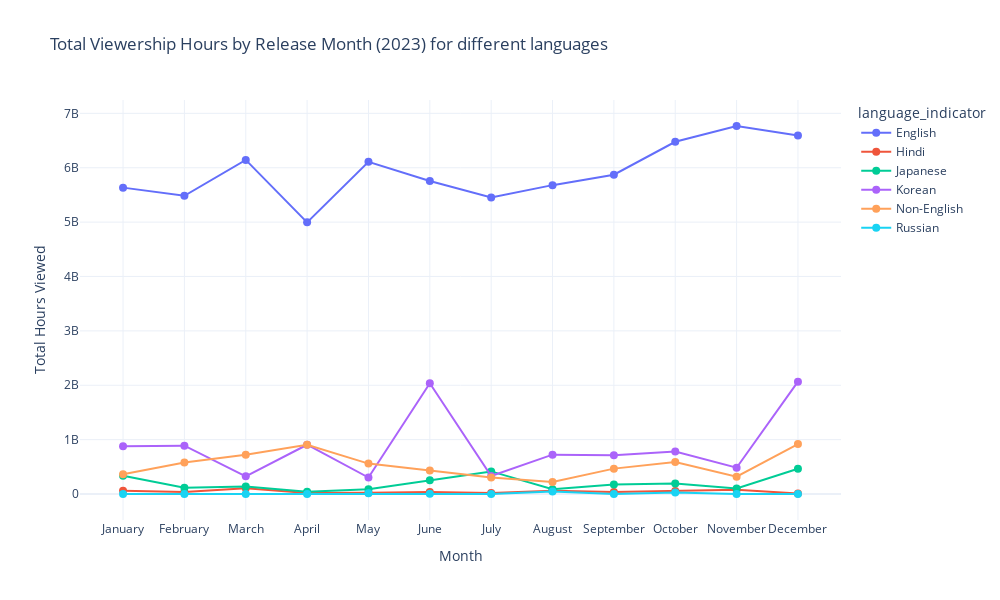

The cell this chart's notebook holds for it:
### Markdown cell above
<strong><u>Insights:</u></strong>

Shows follow the overall trend, while movies do not.

Let us see what language viewers are watching each month

### Code cell
# Check for monthly trends by language

func_plot_trend_viewership(
    df=df_netflix_content,
    trend_type= 'month',
    viewership_col='hours_viewed',
    split_column = 'language_indicator',
    title='Total Viewership Hours by Release Month (2023) for different languages',
    group_category = 'sum')

### Figure 1 — Plotly figure (JSON) as saved in the notebook; plotly's stock layout.template omitted (floating-point values rounded to 4 significant figures)
{"data": [{"line": {"width": 2}, "marker": {"size": 8}, "mode": "lines+markers", "name": "English", "type": "scatter", "x": ["January", "February", "March", "April", "May", "June", "July", "August", "September", "October", "November", "December"], "y": [5634200000, 5484400000, 6144200000, 4995700000, 6109700000, 5756000000, 5454300000, 5680000000, 5871300000, 6477500000, 6767600000, 6594700000]}, {"line": {"width": 2}, "marker": {"size": 8}, "mode": "lines+markers", "name": "Hindi", "type": "scatter", "x": ["January", "February", "March", "April", "May", "June", "July", "August", "September", "October", "November", "December"], "y": [59300000, 37800000, 106000000, 17300000, 21400000, 37800000, 17000000, 61100000, 35900000, 54300000, 76300000, 10000000]}, {"line": {"width": 2}, "marker": {"size": 8}, "mode": "lines+markers", "name": "Japanese", "type": "scatter", "x": ["January", "February", "March", "April", "May", "June", "July", "August", "September", "October", "November", "December"], "y": [336200000, 114200000, 139600000, 40200000, 88800000, 253500000, 415700000, 86700000, 175800000, 194500000, 103200000, 465500000]}, {"line": {"width": 2}, "marker": {"size": 8}, "mode": "lines+markers", "name": "Korean", "type": "scatter", "x": ["January", "February", "March", "April", "May", "June", "July", "August", "September", "October", "November", "December"], "y": [879000000, 888700000, 325000000, 905900000, 303100000, 2037700000, 332200000, 723600000, 712700000, 781000000, 483400000, 2066400000]}, {"line": {"width": 2}, "marker": {"size": 8}, "mode": "lines+markers", "name": "Non-English", "type": "scatter", "x": ["January", "February", "March", "April", "May", "June", "July", "August", "September", "October", "November", "December"], "y": [362900000, 578600000, 722300000, 906600000, 559000000, 432100000, 305600000, 220000000, 466500000, 589900000, 319000000, 919200000]}, {"line": {"width": 2}, "marker": {"size": 8}, "mode": "lines+markers", "name": "Russian", "type": "scatter", "x": ["January", "February", "March", "April", "May", "June", "July", "August", "September", "October", "November", "December"], "y": [0, 0, 0, 0, 12600000, 4900000, 0, 46400000, 0, 26000000, 0, 0]}], "layout": {"height": 600, "legend": {"title": {"text": "language_indicator"}}, "title": {"text": "Total Viewership Hours by Release Month (2023) for different languages"}, "width": 1000, "xaxis": {"tickmode": "array", "ticktext": ["January", "February", "March", "April", "May", "June", "July", "August", "September", "October", "November", "December"], "tickvals": ["January", "February", "March", "April", "May", "June", "July", "August", "September", "October", "November", "December"], "title": {"text": "Month"}}, "yaxis": {"title": {"text": "Total Hours Viewed"}}}}
